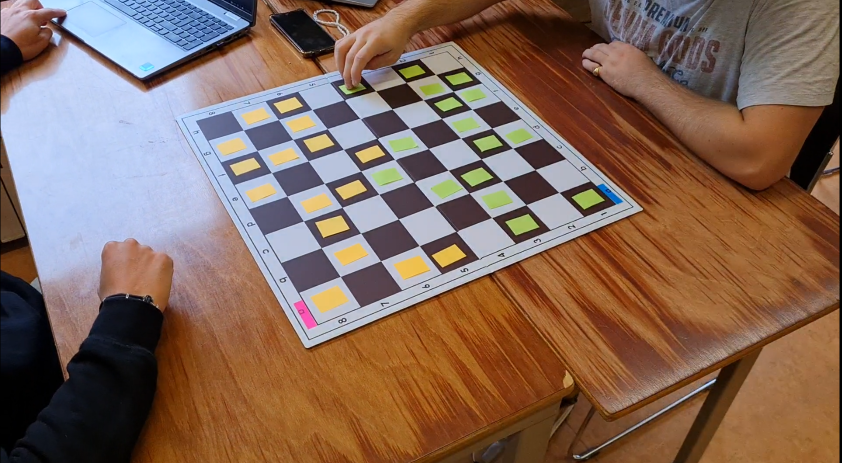
#> input picture project/step3/frames/frame03.png, 1684 x 926 px, found by its file name (shown at 1/2 size)
$ python detection.py
#> lines starting #> are read from the running program, lines starting #| are printed output that depends on the picture; after the words box and inside, x2 and y2 are one past the last pixel; in counts of white or black regions, pixels touching at a corner belong together
#> further down, frame is the input picture: shape (926, 1684, 3); mean B, G, R 89.4, 103.7, 130.6
### project/challenge/calibration.py

#*-------------------------------------------Imports---------------------------------------------*#

import cv2
import math
import numpy as np

#*------------------------------------------Functions--------------------------------------------*#

def are_corners_within_bounds(int_corners, ext_corners):
    """
    Vérifie si tous les coins détectés sont à l'intérieur des coins externes calculés.

    :param detected_corners: Tableau de coins détectés.
    :param external_corners: Tableau des coins externes, supposé être un quadrilatère (4 points).
    :return: True si tous les coins détectés sont à l'intérieur des limites, False sinon.
    """
    # Conversion des coins externes en un contour (polygone)
    contour = np.array(ext_corners, dtype=np.float32).reshape((-1, 1, 2))

    point = int_corners[0]  # Chaque coin détecté est dans un tableau [[x, y]]
    result = cv2.pointPolygonTest(contour, (point[0], point[1]), False)
    # print(result)

    # Si un point est en dehors du contour, retourner False
    if result < 0:
        return False

    # Tous les points sont à l'intérieur du contour
    return True


def corners_calibration(frame):
    """
    Perform a camera calibration as well as a corners and stickers detection

    :param frame: the frame to analyze

    :return is_calibrate: a flag to signal that the calibration is done
    :return rose_pos: the position of the rose sticker
    :return blue_pos: the position of the blue sticker
    :return corners: an array with the chessboard corner coordinates
    """

    # Initialize the the return variables
    is_calibrate = False
    rose_pos = [(0, 0), (0, 0)]
    blue_pos = [(0, 0), (0, 0)]
    corners = np.array([])

    # Define the internal board dimensions
    board_dimension = (7, 7)

    # Define methods to find the chessboard corners
    methods = [
        lambda img: img,
        lambda img: cv2.adaptiveThreshold(img, 255, cv2.ADAPTIVE_THRESH_GAUSSIAN_C, cv2.THRESH_BINARY, 11, 2),
        lambda img: cv2.equalizeHist(img)
    ]

    # Define criteria for corners refinement
    criteria = (cv2.TERM_CRITERIA_EPS + cv2.TERM_CRITERIA_MAX_ITER, 30, 0.001)

    # Get the sticker coordinates
    x_rose, y_rose, x_blue, y_blue, ret_stickers = corners_stickers(frame)
    rose_pos, blue_pos = [x_rose, y_rose], [x_blue, y_blue]

    # If the stickers are not found, set the flag and return
    if not ret_stickers:
        print("calibration not possible")
        is_calibrate = False
        return is_calibrate, rose_pos, blue_pos, corners

    # Convert to grayscale and apply a Gaussian blur filter
    gray = cv2.cvtColor(frame, cv2.COLOR_BGR2GRAY)
    gray = cv2.GaussianBlur(gray, (5, 5), 0)

    # Find chessboard corners by looping through the 3 methods
    for method in methods:

        processed = method(gray)

        # Test with the first function
        ret_corner, corners = cv2.findChessboardCorners(processed, board_dimension, cv2.CALIB_CB_ADAPTIVE_THRESH + cv2.CALIB_CB_FAST_CHECK + cv2.CALIB_CB_NORMALIZE_IMAGE)

        if ret_corner:

            break

        # Test with the second function
        ret_corner, corners = cv2.findChessboardCornersSB(processed, board_dimension, cv2.CALIB_CB_EXHAUSTIVE + cv2.CALIB_CB_ACCURACY)

        if ret_corner:

            break

    # If the corners are not found, set the flag and return
    if not ret_corner:
        return is_calibrate, rose_pos, blue_pos, corners

    # Refine the pixel coordinates
    # print(corners)
    corners2 = cv2.cornerSubPix(gray, corners, (11, 11), (-1, -1), criteria)

    # Determine the coordinates of the internal corners
    a1 = tuple(corners2[0][0])
    a8 = tuple(corners2[board_dimension[0]-1][0])
    h8 = tuple(corners2[-1][0])
    h1 = tuple(corners2[-(board_dimension[0])][0])
    internal_corners = np.array([a1, a8, h1, h8], dtype = np.float32)
    print('internal_corners')

    # Find the external corners of the chessboard and get the homography matrix
    external_corners, homography = corners_external(corners2, board_dimension)
    print('external_corners, homography')

    # Process the corners to determine the correct order
    final_corners, final_ext_corners = np.array(corners_process(internal_corners, external_corners, rose_pos, blue_pos))

    cv2.polylines(frame, [final_ext_corners.astype(np.int32)], isClosed = True, color = (0, 255, 0), thickness = 2)
    display_corners(final_corners, frame)

    is_calibrate = True
    return is_calibrate, rose_pos, blue_pos, final_ext_corners

def corners_external(corners, board_dimension, square_size=5):
    """
    Find the external corners of the chessboard using homography

    :param corners: detected internal corners of the chessboard
    :param board_dimension: the number of internal corners (width, height)
    :param square_size: the size of a square on the chessboard (in some units, e.g., cm or pixels)

    :return external_corners: external corners of the chessboard
    :return homography: the homography matrix
    """

    # Internal corners from detected chessboard (e.g., 6x6 for a 7x7 grid)
    internal_corners = corners.reshape(-1, 2)

    # Define the real-world coordinates of the internal corners
    # Assuming the chessboard is in the XY plane with Z=0
    obj_points = np.zeros((board_dimension[0] * board_dimension[1], 3), np.float32)
    obj_points[:, :2] = np.mgrid[0:(board_dimension[0]), 0:(board_dimension[1])].T.reshape(-1, 2)
    obj_points *= square_size

    # Define the real-world coordinates for the external corners (8x8 grid for a 7x7 chessboard)
    external_obj_points = np.array([
        [-square_size, -square_size], # Top-left external corner - a8
        [(board_dimension[0]) * square_size, -square_size], # Top-right external corner - h8
        [-square_size, (board_dimension[1]) * square_size], # Bottom-left external corner - a1
        [(board_dimension[0]) * square_size, (board_dimension[1]) * square_size] # Bottom-right external corner - h1
    ], dtype = np.float32)

    # Find the homography that maps the internal corners to the ideal grid internal corners
    homography, _ = cv2.findHomography(obj_points[:, :2], internal_corners)

    # Apply the homography to the external corners
    external_corners = cv2.perspectiveTransform(external_obj_points.reshape(-1, 1, 2), homography)

    return external_corners.reshape(-1, 2), homography

def corners_h1_h8 (pts, i_A, i_B):
    """
    Determine the indices of the points C and D given the indices of the points A and B

    :param pts: a list of 4 points
    :param i_A: the index of point A
    :param i_B: the index of point B

    :return i_C: the index of point C
    :return i_D: the index of point D
    """

    index = [0, 1, 2, 3]
    index_left = [x for x in index if x != i_A and x != i_B]
    i, j = index_left[0], index_left[1]

    AC = np.linalg.norm(pts[i] - pts[i_A])
    AD = np.linalg.norm(pts[j] - pts[i_A])
    AB = np.linalg.norm(pts[i_B] - pts[i_A])
    BC = np.linalg.norm(pts[i_B] - pts[i])

    vect_AB = np.array(pts[i_A]) - np.array(pts[i_B])
    vect_BC = np.array(pts[i_B]) - np.array(pts[i])

    deg_ABC = math.degrees(np.arccos(np.dot(vect_AB, vect_BC)/(AB*BC)))

    if AC > AD and deg_ABC > 90:

        i_C = i
        i_D = j

    elif AC < AD and deg_ABC < 90:

        i_C = i
        i_D = j

    else:

        i_C = j
        i_D = i

    return i_C, i_D

def corners_process(int_corners, ext_corners, rose_pos, blue_pos):
    """
    Process the corners to determine the correct order and orientation

    :param int_corners: internal corners of the chessboard
    :param ext_corners: external corners of the chessboard
    :param rose_pos: position of the rose sticker
    :param blue_pos: position of the blue sticker

    :return ordered_corners: ordered corners of the chessboard
    :return ord_ext_corners: ordered external corners of the chessboard
    """

    # Find the center of each corner
    center_corners = (int_corners + ext_corners) / 2

    # Determine the order to have the correct orientation
    # Compute the distances of the corners to the stickers
    distances_to_x_blue = [np.linalg.norm(corner - blue_pos) for corner in ext_corners]
    index_a1 = np.argmin(distances_to_x_blue)
    distances_to_x_rose = [np.linalg.norm(corner - rose_pos) for corner in ext_corners]
    index_a8 = np.argmin(distances_to_x_rose)

    # Get the corners in the correct order
    a1 = center_corners[index_a1]
    a8 = center_corners[index_a8]

    index_h1, index_h8 = corners_h1_h8(ext_corners, index_a8, index_a1)
    h8 = center_corners[index_h8]
    h1 = center_corners[index_h1]
    ordered_corners = [a1, a8, h8, h1]

    ord_ext_corners=[ext_corners[index_a1],
                     ext_corners[index_a8],
                     ext_corners[index_h8],
                     ext_corners[index_h1]]

    bool_inversed_corners = are_corners_within_bounds(int_corners, ord_ext_corners)
    if not(bool_inversed_corners):
        ord_ext_corners[1], ord_ext_corners[2], ord_ext_corners[3] = ord_ext_corners[1], ord_ext_corners[3], ord_ext_corners[2]
        ordered_corners[1], ordered_corners[2], ordered_corners[3] = ordered_corners[1], ordered_corners[3], ordered_corners[2]

    return ordered_corners, ord_ext_corners

def corners_stickers(frame):
    """
    Find the blue and the rose stickers in the frame

    :param frame: a CV2 frame

    :return x_rose: the x coordinate of the rose sticker
    :return y_rose: the y coordinate of the rose sticker
    :return x_blue: the x coordinate of the blue sticker
    :return y_blue: the y coordinate of the blue sticker
    :return flag: a boolean indicating if the stickers were found
    """

    # Define the color ranges for rose and blue stickers in HSV
    rose_lower = np.array([160, 120, 120])
    rose_upper = np.array([179, 255, 255])
    blue_lower = np.array([90, 100, 100])
    blue_upper = np.array([130, 255, 255])

    # Define size thresholds for stickers
    min_area = 250
    max_area = 2500

    # Apply a Gaussian blur to the frame
    blurred_frame = cv2.GaussianBlur(frame, (5, 5), 0)
    hsv_frame = cv2.cvtColor(blurred_frame, cv2.COLOR_BGR2HSV)
#> hsv_frame: shape (926, 1684, 3); mean H, S, V 52, 123.4, 141.5

    # Create masks for rose and blue colors
    rose_mask = cv2.inRange(hsv_frame, rose_lower, rose_upper)
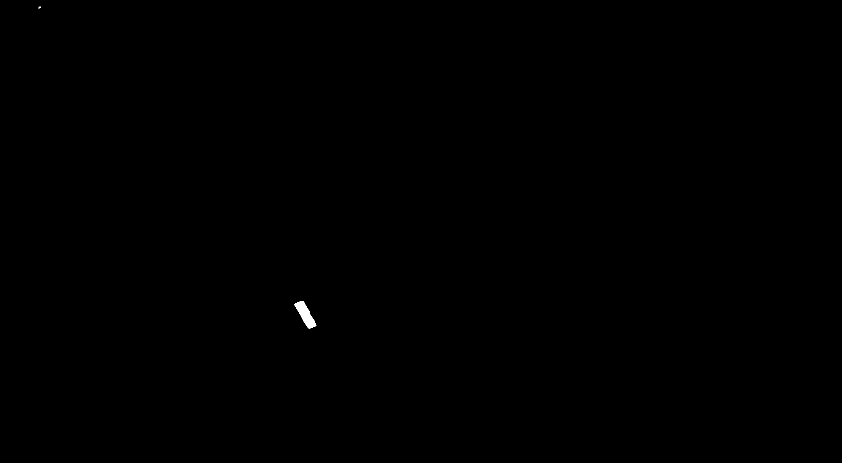
#> rose_mask: shape (926, 1684) (shown at 1/2 size); 0.07% white; 2 white regions (1 under 20 px), largest, box (x1, y1, x2, y2) and area: (589, 602, 633, 657) 1072
    blue_mask = cv2.inRange(hsv_frame, blue_lower, blue_upper)
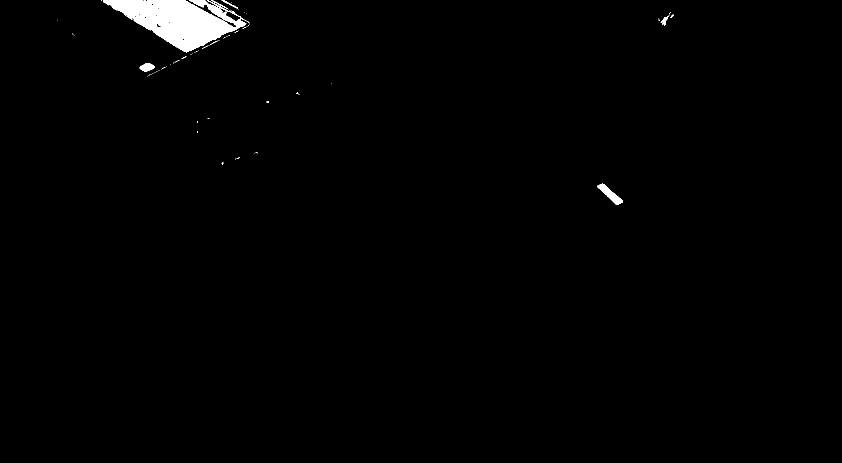
#> blue_mask: shape (926, 1684) (shown at 1/2 size); 1.1% white; 69 white regions (61 under 20 px), largest, box (x1, y1, x2, y2) and area: (206, 0, 499, 105) 15652, (1194, 367, 1246, 409) 769, (279, 126, 309, 143) 346

    # Morphological operations to clean the masks
    kernel = np.ones((5, 5), np.uint8)
    rose_mask = cv2.morphologyEx(rose_mask, cv2.MORPH_OPEN, kernel)
#> rose_mask: shape (926, 1684); 0.07% white; 1 white region, box (x1, y1, x2, y2) and area: (590, 603, 632, 656) 1060
    rose_mask = cv2.morphologyEx(rose_mask, cv2.MORPH_CLOSE, kernel)
    blue_mask = cv2.morphologyEx(blue_mask, cv2.MORPH_OPEN, kernel)
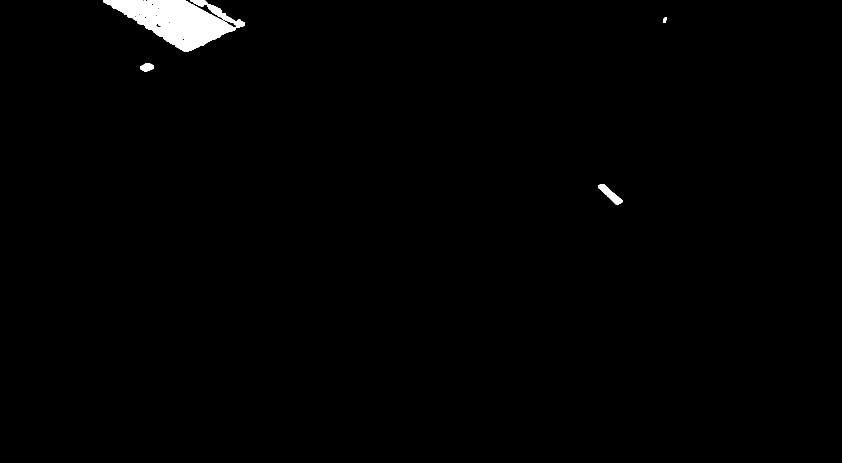
#> blue_mask: shape (926, 1684) (shown at 1/2 size); 1.1% white; 5 white regions, box (x1, y1, x2, y2) and area: (207, 0, 472, 104) 14091, (381, 0, 490, 56) 1209, (1196, 368, 1245, 409) 757, (281, 126, 308, 143) 336, (1326, 35, 1334, 46) 68
    blue_mask = cv2.morphologyEx(blue_mask, cv2.MORPH_CLOSE, kernel)
#> blue_mask: shape (926, 1684); 1.1% white; 4 white regions

    # Find contours for the rose sticker and draw a rectangle around it
    rose_contours, _ = cv2.findContours(rose_mask, cv2.RETR_TREE, cv2.CHAIN_APPROX_SIMPLE)
#> rose_contours = 1 contour; box (x1, y1, x2, y2) and area: (590, 603, 632, 656) 995
    for contour in rose_contours:

        area = cv2.contourArea(contour)
        if min_area < area < max_area:

            perimeter = cv2.arcLength(contour, True)
            approx = cv2.approxPolyDP(contour, 0.02 * perimeter, True)

            if len(approx) >= 4:
                x_rose, y_rose, w, h = cv2.boundingRect(contour)
                cv2.rectangle(frame, (x_rose, y_rose), (x_rose + w, y_rose + h), (0, 0, 255), 2)
#> this loop made 1 pass
#> (area, perimeter, x_rose, y_rose, w, h) on pass 1: (995, 152, 590, 603, 42, 53)
#> frame: shape (926, 1684, 3); 0.04% of pixels changed, all inside (x1, y1, x2, y2) = (589, 602, 634, 658)


    # Find contours for blue stickers
    blue_contours, _ = cv2.findContours(blue_mask, cv2.RETR_TREE, cv2.CHAIN_APPROX_SIMPLE)
#> blue_contours = 6 contours; box (x1, y1, x2, y2) and area: (207, 0, 490, 104) 15669, (1196, 368, 1245, 409) 702, (281, 126, 308, 143) 304, (400, 9, 424, 28) 232, (458, 44, 469, 53) 68, (1326, 35, 1334, 46) 53
    blue_stickers = []
    for contour in blue_contours:

        area = cv2.contourArea(contour)
        if min_area < area < max_area:

            perimeter = cv2.arcLength(contour, True)
            approx = cv2.approxPolyDP(contour, 0.02 * perimeter, True)

            if len(approx) >= 4:

                x_blue, y_blue, w, h = cv2.boundingRect(contour)
                blue_stickers.append((x_blue, y_blue, w, h, area))
#> this loop made 6 passes
#> (area, perimeter, x_blue, y_blue, w, h) on passes 1 to 2: (702, 136.2, 1196, 368, 49, 41), (303.5, 71.7, 281, 126, 27, 17)
#> after the loop, blue_stickers = [(1196, 368, 49, 41, 702), (281, 126, 27, 17, 303.5)]

    # If any value is not a value, return False
    if 'x_rose' not in locals() or 'y_rose' not in locals() or 'x_blue' not in locals() or 'y_blue' not in locals():

        return 0, 0, 0, 0, False

    # Process the blue elements to only get the blue sticker
    if len(blue_stickers) > 1 or blue_stickers[0][1] < 100:

        blue_stickers = [sticker for sticker in blue_stickers if sticker[0] >= 600 and sticker[1] >= 100]
#> blue_stickers = [(1196, 368, 49, 41, 702)]

        # Sort by y (largest y is the lowest sticker in the image)
        if len(blue_stickers) <= 0:

            return 0, 0, 0, 0, False

        blue_stickers.sort(key=lambda x: x[1], reverse=True)
        chosen_blue = blue_stickers[0]
#> chosen_blue = (1196, 368, 49, 41, 702)

    else:

        chosen_blue = blue_stickers[0]

    # Draw the blue sticker
    x_blue, y_blue, w, h, _ = chosen_blue
#> x_blue = 1196; y_blue = 368; w = 49; h = 41
    cv2.rectangle(frame, (x_blue, y_blue), (x_blue + w, y_blue + h), (255, 0, 0), 2)
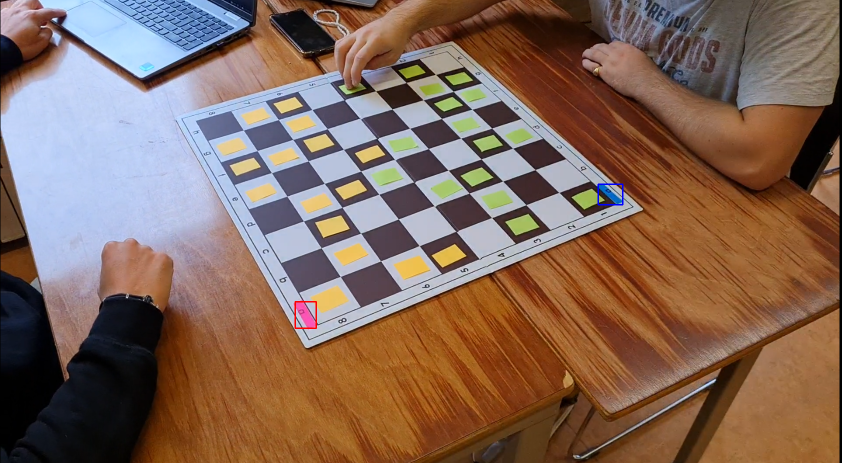
#> frame: shape (926, 1684, 3) (shown at 1/2 size); mean B, G, R 89.4, 103.6, 130.6

    return x_rose, y_rose, x_blue, y_blue, True

def display_corners(corners, frame):
    """
    Display the center of the 4 corners on the frame as circles:
    - a1: dark blue
    - a8: rose
    - h8: black
    - h1: white

    :param corners: the corners of the chessboard
    :param frame: the frame to display the corners on
    """

    # List of colors for each corner
    colors = [(139, 0, 0), # dark blue
                (255, 0, 255), # rose
                (0, 0, 0), # black
                (255, 255, 255)] # white

    # Draw the corners with different colors
    for i, point in enumerate(corners):

        color = colors[i]
        center = tuple(point.astype(int))
        cv2.circle(frame, center, radius = 5, color = color, thickness = -1)

    # cv2.imshow("corners", frame)
    # cv2.waitKey(500)

#*---------------------------------------------EOF-----------------------------------------------*#

### project/challenge/detection.py

#*-------------------------------------------Imports---------------------------------------------*#

from calibration import *
from datetime import datetime

import cv2
import numpy as np
import os

#*------------------------------------------Functions--------------------------------------------*#

# [139 lines left out: functions find_chessboard_corners, detect_piece_color, detect_pieces, not called in this run]

def pieces_initial(frame, rose_pos, blue_pose, corners, original_frame):
    """
    Determine the initial game_state from a frame

    :param frame: the frame to analyze
    :param rose_pos: position of the rose sticker
    :param blue_pos: position of the blue sticker
    :param corners: an array with the chessboard corner coordinates

    :return is_initialized: a flag to signal that the initialisation is done
    :return game_state: the initial game state
    """

    # Initialize return variables
    print("initializing...")
    is_initialized = False
    game_state = np.zeros((8, 8), dtype=int)

    game_state = detect_pieces(frame, game_state, corners, original_frame)
    print(game_state)

    is_initialized = True

    return is_initialized, game_state

def process_frame(frame):
    original_frame = frame.copy()
    is_calibrate, rose_pos, blue_pos, corners = corners_calibration(frame)
#> in corners_calibration, `x_rose, y_rose, x_blue, y_blue, ret_stickers = corners_stickers(frame)`: x_rose = 590; y_rose = 603; x_blue = 1196; y_blue = 368; ret_stickers = True
#> in corners_calibration, `rose_pos, blue_pos = [x_rose, y_rose], [x_blue, y_blue]`: rose_pos = [590, 603]; blue_pos = [1196, 368]
#> (the rest of the program and of its run is left out)
